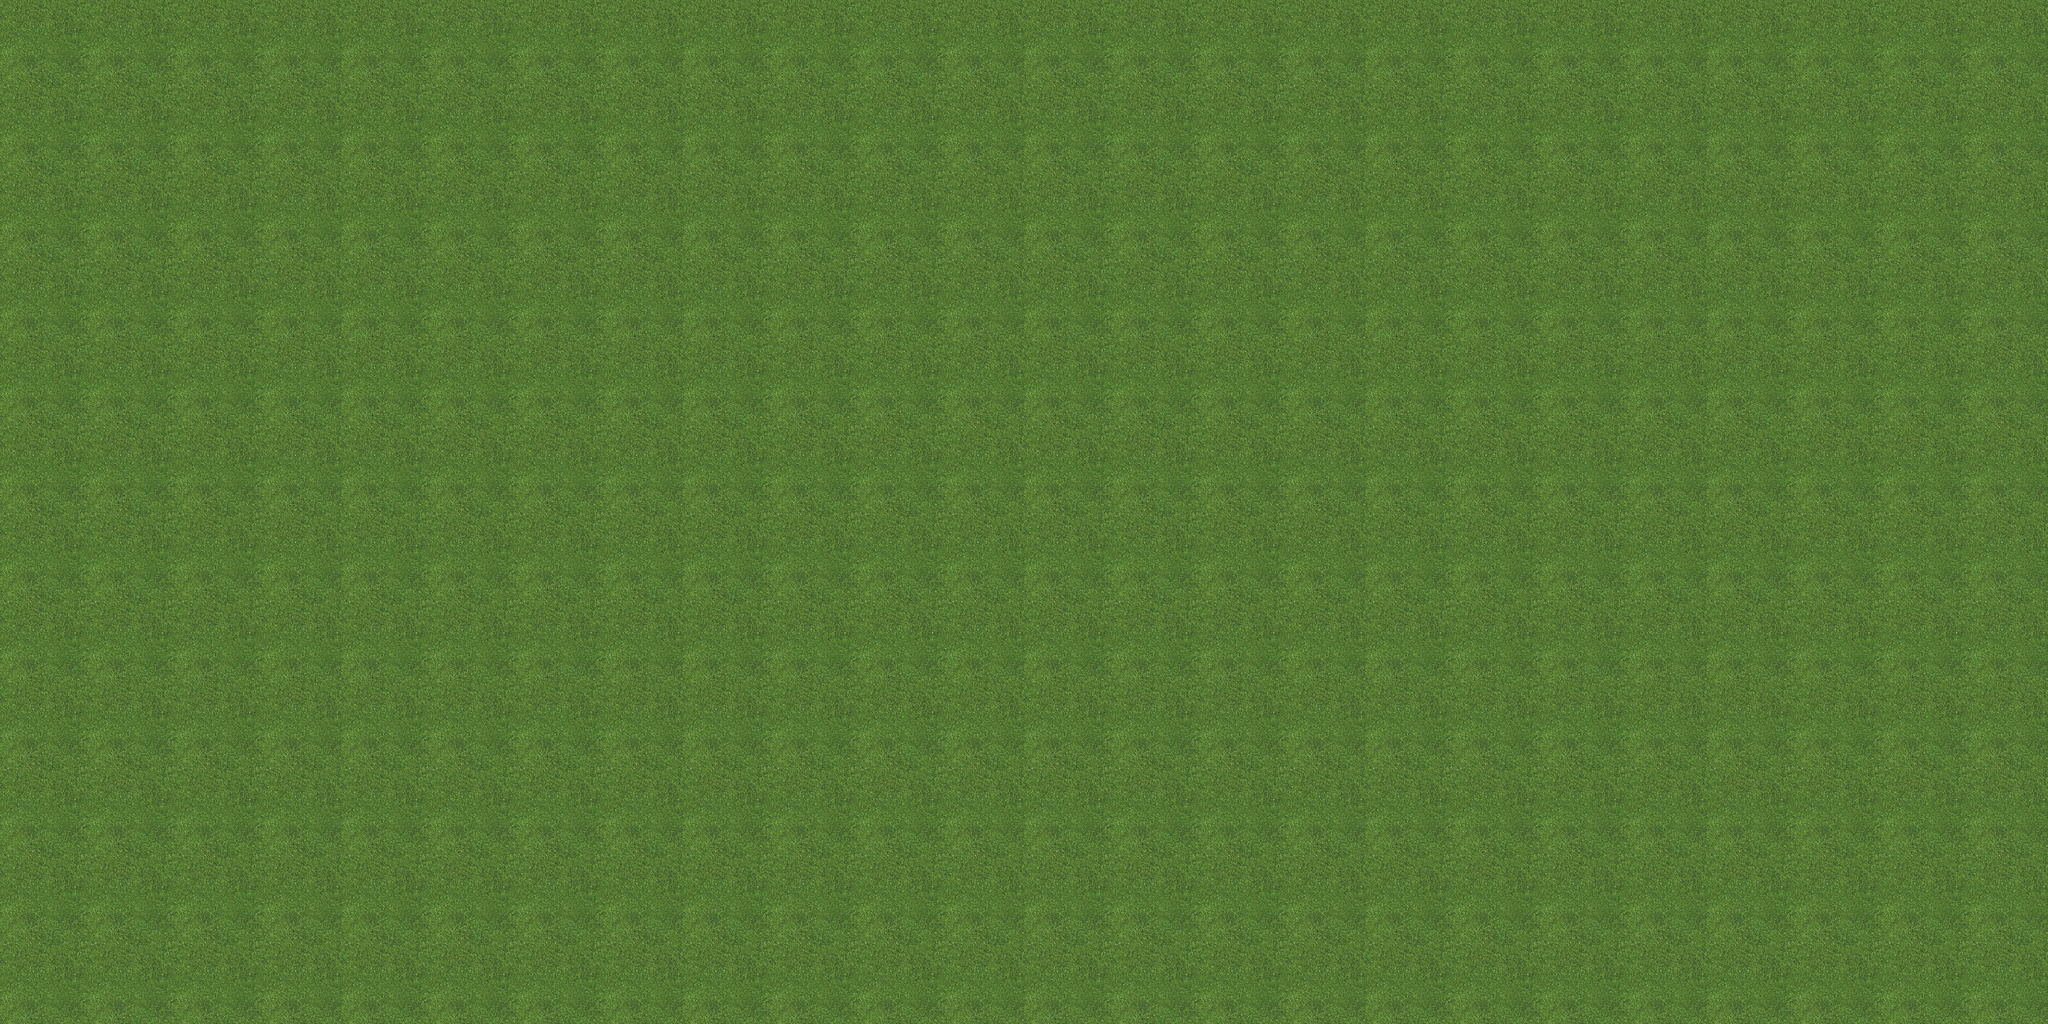

A level layout from a 2D game, rendered from its tile map. Below: a short description, then the map file with tile-grid data replaced by summaries:
An orthogonal 60x60 tile map with 100x50 px tiles, 1 tile layer (grass), 10 tilesets.

<map version="1.2" tiledversion="1.3.4" orientation="orthogonal" renderorder="left-up" width="60" height="60" tilewidth="100" tileheight="50" infinite="0" nextlayerid="2" nextobjectid="1">
 <tileset firstgid="1" name="grass" tilewidth="100" tileheight="50" tilecount="200" columns="10">
  <image source="mapsource/house/grass.jpg" width="1024" height="1024" />
 </tileset>
 <tileset firstgid="201" name="road1" tilewidth="100" tileheight="50" tilecount="1" columns="1">
  <image source="mapsource/house/road1.png" width="100" height="50" />
 </tileset>
 <tileset firstgid="202" name="road2" tilewidth="100" tileheight="50" tilecount="1" columns="1">
  <image source="mapsource/house/road2.png" width="100" height="50" />
 </tileset>
 <tileset firstgid="203" name="road3" tilewidth="100" tileheight="50" tilecount="1" columns="1">
  <image source="mapsource/house/road3.png" width="100" height="50" />
 </tileset>
 <tileset firstgid="204" name="road4" tilewidth="100" tileheight="50" tilecount="1" columns="1">
  <image source="mapsource/house/road4.png" width="100" height="50" />
 </tileset>
 <tileset firstgid="205" name="road5" tilewidth="100" tileheight="50" tilecount="1" columns="1">
  <image source="mapsource/house/road5.png" width="100" height="50" />
 </tileset>
 <tileset firstgid="206" name="road6" tilewidth="100" tileheight="50" tilecount="1" columns="1">
  <image source="mapsource/house/road6.png" width="100" height="50" />
 </tileset>
 <tileset firstgid="207" name="tile_green" tilewidth="100" tileheight="50" tilecount="1" columns="1">
  <image source="mapsource/house/tile_green.png" width="100" height="50" />
 </tileset>
 <tileset firstgid="208" name="tile_red" tilewidth="100" tileheight="50" tilecount="1" columns="1">
  <image source="mapsource/house/road_delete.png" width="100" height="50" />
 </tileset>
 <tileset firstgid="209" name="tile_purple" tilewidth="100" tileheight="50" tilecount="1" columns="1">
  <image source="mapsource/house/tile.png" width="100" height="50" />
 </tileset>
 <layer id="1" name="grass" width="60" height="60" locked="1">
  <data>[3600 cells, 3600 non-empty, 200 distinct tile ids]</data>
 </layer>
</map>
